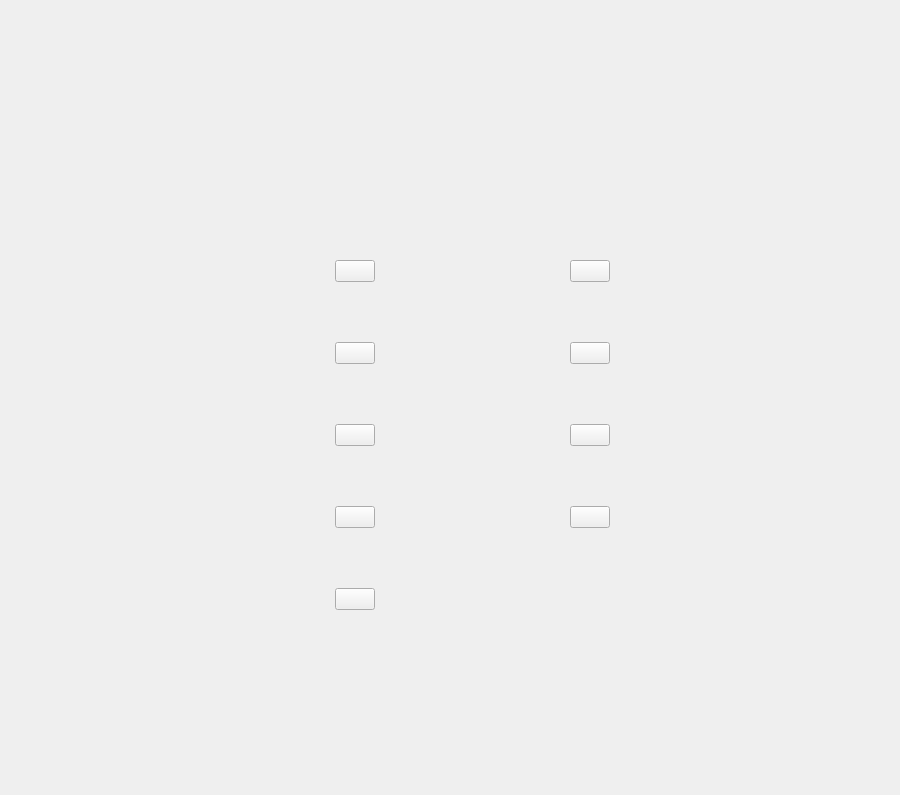
     <widget class="QWidget" name="page_subSociety">
      <layout class="QGridLayout" name="gridLayout_5">
       <property name="leftMargin">
        <number>0</number>
       </property>
       <property name="topMargin">
        <number>0</number>
       </property>
       <property name="rightMargin">
        <number>0</number>
       </property>
       <property name="bottomMargin">
        <number>0</number>
       </property>
       <property name="spacing">
        <number>0</number>
       </property>
       <item row="0" column="0">
        <widget class="QWidget" name="widget_ss" native="true">
         <layout class="QGridLayout" name="gridLayout_6">
          <property name="leftMargin">
           <number>0</number>
          </property>
          <property name="topMargin">
           <number>0</number>
          </property>
          <property name="rightMargin">
           <number>0</number>
          </property>
          <property name="bottomMargin">
           <number>0</number>
          </property>
          <property name="spacing">
           <number>0</number>
          </property>
          <item row="1" column="0">
           <spacer name="horizontalSpacer_17">
            <property name="orientation">
             <enum>Qt::Horizontal</enum>
            </property>
            <property name="sizeType">
             <enum>QSizePolicy::Fixed</enum>
            </property>
            <property name="sizeHint" stdset="0">
             <size>
              <width>55</width>
              <height>20</height>
             </size>
            </property>
           </spacer>
          </item>
          <item row="1" column="1">
           <widget class="QWidget" name="widget_ss_left" native="true">
            <property name="minimumSize">
             <size>
              <width>120</width>
              <height>0</height>
             </size>
            </property>
            <property name="maximumSize">
             <size>
              <width>120</width>
              <height>16777215</height>
             </size>
            </property>
            <layout class="QGridLayout" name="gridLayout_4">
             <property name="leftMargin">
              <number>0</number>
             </property>
             <property name="topMargin">
              <number>0</number>
             </property>
             <property name="rightMargin">
              <number>0</number>
             </property>
             <property name="bottomMargin">
              <number>0</number>
             </property>
             <property name="spacing">
              <number>0</number>
             </property>
             <item row="1" column="0">
              <spacer name="verticalSpacer_7">
               <property name="orientation">
                <enum>Qt::Vertical</enum>
               </property>
               <property name="sizeHint" stdset="0">
                <size>
                 <width>20</width>
                 <height>147</height>
                </size>
               </property>
              </spacer>
             </item>
             <item row="0" column="0">
              <widget class="QLabel" name="lab_title_ss">
               <property name="minimumSize">
                <size>
                 <width>0</width>
                 <height>0</height>
                </size>
               </property>
               <property name="maximumSize">
                <size>
                 <width>16777215</width>
                 <height>16777215</height>
                </size>
               </property>
               <property name="font">
                <font>
                 <family>华文琥珀</family>
                 <pointsize>50</pointsize>
                 <bold>true</bold>
                </font>
               </property>
               <property name="layoutDirection">
                <enum>Qt::LeftToRight</enum>
               </property>
               <property name="autoFillBackground">
                <bool>false</bool>
               </property>
               <property name="text">
                <string/>
               </property>
               <property name="alignment">
                <set>Qt::AlignCenter</set>
               </property>
              </widget>
             </item>
            </layout>
           </widget>
          </item>
          <item row="1" column="2">
           <spacer name="horizontalSpacer_16">
            <property name="orientation">
             <enum>Qt::Horizontal</enum>
            </property>
            <property name="sizeType">
             <enum>QSizePolicy::Fixed</enum>
            </property>
            <property name="sizeHint" stdset="0">
             <size>
              <width>40</width>
              <height>20</height>
             </size>
            </property>
           </spacer>
          </item>
          <item row="1" column="3">
           <widget class="QWidget" name="widget_ss_tool" native="true">
            <property name="styleSheet">
             <string notr="true"/>
            </property>
            <layout class="QGridLayout" name="gridLayout_15">
             <property name="leftMargin">
              <number>120</number>
             </property>
             <property name="topMargin">
              <number>105</number>
             </property>
             <property name="rightMargin">
              <number>110</number>
             </property>
             <property name="bottomMargin">
              <number>110</number>
             </property>
             <property name="horizontalSpacing">
              <number>195</number>
             </property>
             <property name="verticalSpacing">
              <number>60</number>
             </property>
             <item row="1" column="0">
              <widget class="QPushButton" name="btn_33">
               <property name="maximumSize">
                <size>
                 <width>540</width>
                 <height>70</height>
                </size>
               </property>
               <property name="text">
                <string/>
               </property>
              </widget>
             </item>
             <item row="0" column="1">
              <widget class="QPushButton" name="btn_32">
               <property name="maximumSize">
                <size>
                 <width>540</width>
                 <height>70</height>
                </size>
               </property>
               <property name="text">
                <string/>
               </property>
              </widget>
             </item>
             <item row="2" column="0">
              <widget class="QPushButton" name="btn_35">
               <property name="maximumSize">
                <size>
                 <width>540</width>
                 <height>70</height>
                </size>
               </property>
               <property name="text">
                <string/>
               </property>
              </widget>
             </item>
             <item row="5" column="0">
              <widget class="QPushButton" name="btn_39">
               <property name="maximumSize">
                <size>
                 <width>540</width>
                 <height>70</height>
                </size>
               </property>
               <property name="text">
                <string/>
               </property>
              </widget>
             </item>
             <item row="0" column="0">
              <widget class="QPushButton" name="btn_31">
               <property name="maximumSize">
                <size>
                 <width>540</width>
                 <height>70</height>
                </size>
               </property>
               <property name="text">
                <string/>
               </property>
              </widget>
             </item>
             <item row="4" column="1">
              <widget class="QPushButton" name="btn_38">
               <property name="maximumSize">
                <size>
                 <width>540</width>
                 <height>70</height>
                </size>
               </property>
               <property name="text">
                <string/>
               </property>
              </widget>
             </item>
             <item row="4" column="0">
              <widget class="QPushButton" name="btn_37">
               <property name="maximumSize">
                <size>
                 <width>540</width>
                 <height>70</height>
                </size>
               </property>
               <property name="text">
                <string/>
               </property>
              </widget>
             </item>
             <item row="2" column="1">
              <widget class="QPushButton" name="btn_36">
               <property name="maximumSize">
                <size>
                 <width>540</width>
                 <height>70</height>
                </size>
               </property>
               <property name="text">
                <string/>
               </property>
              </widget>
             </item>
             <item row="1" column="1">
              <widget class="QPushButton" name="btn_34">
               <property name="maximumSize">
                <size>
                 <width>540</width>
                 <height>70</height>
                </size>
               </property>
               <property name="text">
                <string/>
               </property>
              </widget>
             </item>
            </layout>
           </widget>
          </item>
          <item row="1" column="4">
           <spacer name="horizontalSpacer_18">
            <property name="orientation">
             <enum>Qt::Horizontal</enum>
            </property>
            <property name="sizeType">
             <enum>QSizePolicy::Fixed</enum>
            </property>
            <property name="sizeHint" stdset="0">
             <size>
              <width>180</width>
              <height>20</height>
             </size>
            </property>
           </spacer>
          </item>
          <item row="2" column="2" colspan="2">
           <spacer name="verticalSpacer_8">
            <property name="orientation">
             <enum>Qt::Vertical</enum>
            </property>
            <property name="sizeType">
             <enum>QSizePolicy::Fixed</enum>
            </property>
            <property name="sizeHint" stdset="0">
             <size>
              <width>20</width>
              <height>75</height>
             </size>
            </property>
           </spacer>
          </item>
          <item row="0" column="2" colspan="2">
           <spacer name="verticalSpacer_9">
            <property name="orientation">
             <enum>Qt::Vertical</enum>
            </property>
            <property name="sizeType">
             <enum>QSizePolicy::Fixed</enum>
            </property>
            <property name="sizeHint" stdset="0">
             <size>
              <width>20</width>
              <height>155</height>
             </size>
            </property>
           </spacer>
          </item>
         </layout>
        </widget>
       </item>
      </layout>
     </widget>
